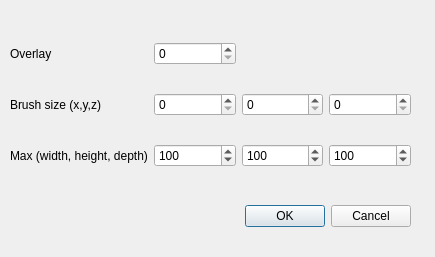
<?xml version="1.0" encoding="UTF-8"?>
<ui version="4.0">
 <class>settingsDialog</class>
 <widget class="QDialog" name="settingsDialog">
  <property name="geometry">
   <rect>
    <x>0</x>
    <y>0</y>
    <width>435</width>
    <height>257</height>
   </rect>
  </property>
  <property name="windowTitle">
   <string>Dialog</string>
  </property>
  <widget class="QDialogButtonBox" name="buttonBox">
   <property name="geometry">
    <rect>
     <x>110</x>
     <y>200</y>
     <width>301</width>
     <height>32</height>
    </rect>
   </property>
   <property name="orientation">
    <enum>Qt::Horizontal</enum>
   </property>
   <property name="standardButtons">
    <set>QDialogButtonBox::Cancel|QDialogButtonBox::Ok</set>
   </property>
  </widget>
  <widget class="QWidget" name="gridLayoutWidget">
   <property name="geometry">
    <rect>
     <x>10</x>
     <y>20</y>
     <width>401</width>
     <height>172</height>
    </rect>
   </property>
   <layout class="QGridLayout" name="gridLayout">
    <item row="0" column="1">
     <widget class="QSpinBox" name="sbActiveOverlay"/>
    </item>
    <item row="0" column="0">
     <widget class="QLabel" name="label">
      <property name="text">
       <string>Overlay</string>
      </property>
     </widget>
    </item>
    <item row="1" column="0">
     <widget class="QLabel" name="label_2">
      <property name="text">
       <string>Brush size (x,y,z)</string>
      </property>
     </widget>
    </item>
    <item row="2" column="0">
     <widget class="QLabel" name="label_3">
      <property name="text">
       <string>Max (width, height, depth)</string>
      </property>
     </widget>
    </item>
    <item row="2" column="1">
     <widget class="QSpinBox" name="sbMaxWidth">
      <property name="maximum">
       <number>10000</number>
      </property>
      <property name="value">
       <number>100</number>
      </property>
     </widget>
    </item>
    <item row="1" column="1">
     <widget class="QSpinBox" name="sbBrushSizeX"/>
    </item>
    <item row="1" column="2">
     <widget class="QSpinBox" name="sbBrushSizeY"/>
    </item>
    <item row="1" column="3">
     <widget class="QSpinBox" name="sbBrushSizeZ"/>
    </item>
    <item row="2" column="2">
     <widget class="QSpinBox" name="sbMaxHeight">
      <property name="maximum">
       <number>10000</number>
      </property>
      <property name="value">
       <number>100</number>
      </property>
     </widget>
    </item>
    <item row="2" column="3">
     <widget class="QSpinBox" name="sbMaxDepth">
      <property name="maximum">
       <number>10000</number>
      </property>
      <property name="value">
       <number>100</number>
      </property>
     </widget>
    </item>
   </layout>
  </widget>
 </widget>
 <resources/>
 <connections>
  <connection>
   <sender>buttonBox</sender>
   <signal>accepted()</signal>
   <receiver>settingsDialog</receiver>
   <slot>accept()</slot>
   <hints>
    <hint type="sourcelabel">
     <x>248</x>
     <y>254</y>
    </hint>
    <hint type="destinationlabel">
     <x>157</x>
     <y>274</y>
    </hint>
   </hints>
  </connection>
  <connection>
   <sender>buttonBox</sender>
   <signal>rejected()</signal>
   <receiver>settingsDialog</receiver>
   <slot>reject()</slot>
   <hints>
    <hint type="sourcelabel">
     <x>316</x>
     <y>260</y>
    </hint>
    <hint type="destinationlabel">
     <x>286</x>
     <y>274</y>
    </hint>
   </hints>
  </connection>
 </connections>
</ui>
